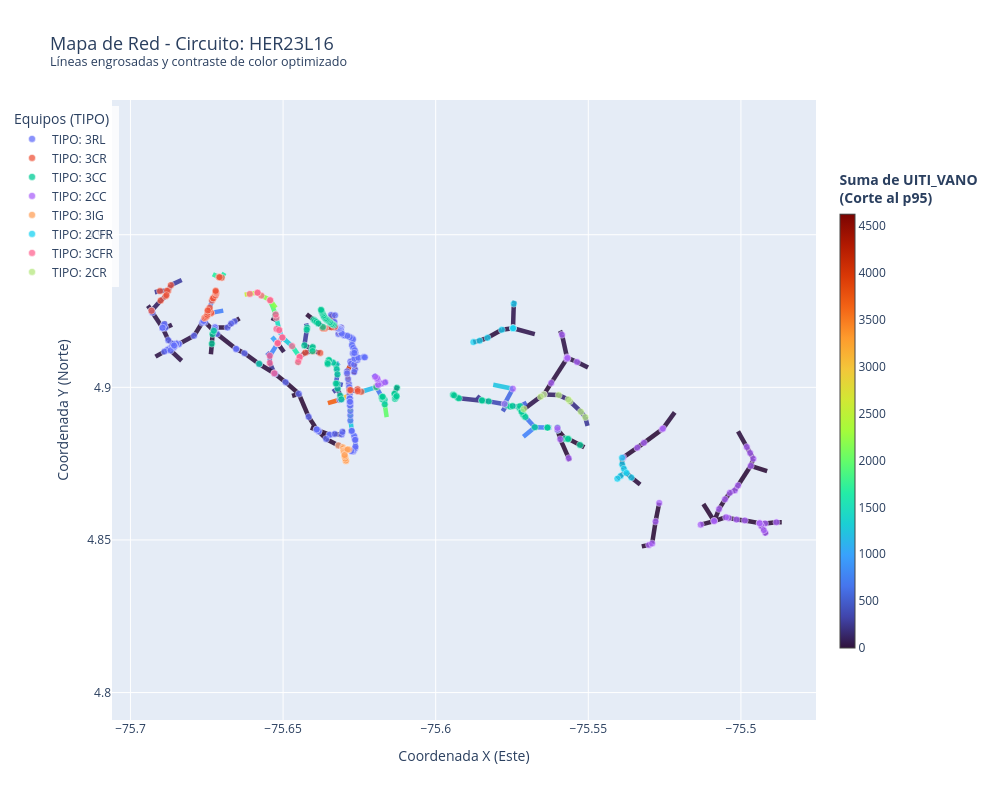

This figure's notebook cell:
### Code cell
plot_circuit_map_plotly(
    df=raw_df, 
    circuito_name='HER23L16', 
    date_range=None, 
    color_target='UITI_VANO_sum'
)
